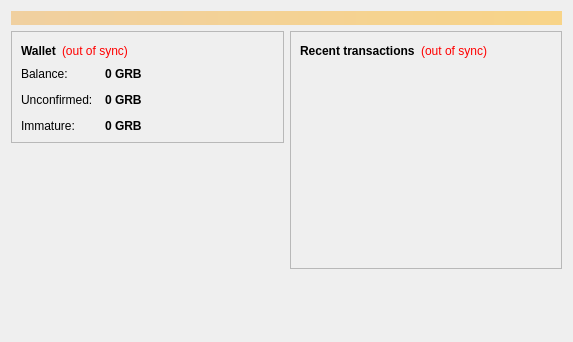
<?xml version="1.0" encoding="UTF-8"?>
<ui version="4.0">
 <class>OverviewPage</class>
 <widget class="QWidget" name="OverviewPage">
  <property name="geometry">
   <rect>
    <x>0</x>
    <y>0</y>
    <width>573</width>
    <height>342</height>
   </rect>
  </property>
  <property name="windowTitle">
   <string>Form</string>
  </property>
  <layout class="QVBoxLayout" name="topLayout">
   <item>
    <widget class="QLabel" name="labelAlerts">
     <property name="visible">
      <bool>false</bool>
     </property>
     <property name="styleSheet">
      <string notr="true">background-color: qlineargradient(x1: 0, y1: 0, x2: 1, y2: 0, stop:0 #F0D0A0, stop:1 #F8D488); color:#000000;</string>
     </property>
     <property name="wordWrap">
      <bool>true</bool>
     </property>
     <property name="margin">
      <number>3</number>
     </property>
    </widget>
   </item>
   <item>
    <layout class="QHBoxLayout" name="horizontalLayout" stretch="1,1">
     <item>
      <layout class="QVBoxLayout" name="verticalLayout_2">
       <item>
        <widget class="QFrame" name="frame">
         <property name="frameShape">
          <enum>QFrame::StyledPanel</enum>
         </property>
         <property name="frameShadow">
          <enum>QFrame::Raised</enum>
         </property>
         <layout class="QVBoxLayout" name="verticalLayout_4">
          <item>
           <layout class="QHBoxLayout" name="horizontalLayout_4">
            <item>
             <widget class="QLabel" name="label_5">
              <property name="font">
               <font>
                <weight>75</weight>
                <bold>true</bold>
               </font>
              </property>
              <property name="text">
               <string>Wallet</string>
              </property>
             </widget>
            </item>
            <item>
             <widget class="QLabel" name="labelWalletStatus">
              <property name="toolTip">
               <string>The displayed information may be out of date. Your wallet automatically synchronizes with the Gyarabium network after a connection is established, but this process has not completed yet.</string>
              </property>
              <property name="styleSheet">
               <string notr="true">QLabel { color: red; }</string>
              </property>
              <property name="text">
               <string notr="true">(out of sync)</string>
              </property>
              <property name="alignment">
               <set>Qt::AlignLeading|Qt::AlignLeft|Qt::AlignVCenter</set>
              </property>
             </widget>
            </item>
            <item>
             <spacer name="horizontalSpacer_2">
              <property name="orientation">
               <enum>Qt::Horizontal</enum>
              </property>
              <property name="sizeHint" stdset="0">
               <size>
                <width>40</width>
                <height>20</height>
               </size>
              </property>
             </spacer>
            </item>
           </layout>
          </item>
          <item>
           <layout class="QFormLayout" name="formLayout_2">
            <property name="fieldGrowthPolicy">
             <enum>QFormLayout::AllNonFixedFieldsGrow</enum>
            </property>
            <property name="horizontalSpacing">
             <number>12</number>
            </property>
            <property name="verticalSpacing">
             <number>12</number>
            </property>
            <item row="0" column="0">
             <widget class="QLabel" name="label">
              <property name="text">
               <string>Balance:</string>
              </property>
             </widget>
            </item>
            <item row="0" column="1">
             <widget class="QLabel" name="labelBalance">
              <property name="font">
               <font>
                <weight>75</weight>
                <bold>true</bold>
               </font>
              </property>
              <property name="cursor">
               <cursorShape>IBeamCursor</cursorShape>
              </property>
              <property name="toolTip">
               <string>Your current balance</string>
              </property>
              <property name="text">
               <string notr="true">0 GRB</string>
              </property>
              <property name="textInteractionFlags">
               <set>Qt::LinksAccessibleByMouse|Qt::TextSelectableByKeyboard|Qt::TextSelectableByMouse</set>
              </property>
             </widget>
            </item>
            <item row="1" column="0">
             <widget class="QLabel" name="label_3">
              <property name="text">
               <string>Unconfirmed:</string>
              </property>
             </widget>
            </item>
            <item row="1" column="1">
             <widget class="QLabel" name="labelUnconfirmed">
              <property name="font">
               <font>
                <weight>75</weight>
                <bold>true</bold>
               </font>
              </property>
              <property name="cursor">
               <cursorShape>IBeamCursor</cursorShape>
              </property>
              <property name="toolTip">
               <string>Total of transactions that have yet to be confirmed, and do not yet count toward the current balance</string>
              </property>
              <property name="text">
               <string notr="true">0 GRB</string>
              </property>
              <property name="textInteractionFlags">
               <set>Qt::LinksAccessibleByMouse|Qt::TextSelectableByKeyboard|Qt::TextSelectableByMouse</set>
              </property>
             </widget>
            </item>
            <item row="2" column="0">
             <widget class="QLabel" name="labelImmatureText">
              <property name="text">
               <string>Immature:</string>
              </property>
             </widget>
            </item>
            <item row="2" column="1">
             <widget class="QLabel" name="labelImmature">
              <property name="font">
               <font>
                <weight>75</weight>
                <bold>true</bold>
               </font>
              </property>
              <property name="toolTip">
               <string>Mined balance that has not yet matured</string>
              </property>
              <property name="text">
               <string notr="true">0 GRB</string>
              </property>
              <property name="textInteractionFlags">
               <set>Qt::LinksAccessibleByMouse|Qt::TextSelectableByKeyboard|Qt::TextSelectableByMouse</set>
              </property>
             </widget>
            </item>
           </layout>
          </item>
         </layout>
        </widget>
       </item>
       <item>
        <spacer name="verticalSpacer">
         <property name="orientation">
          <enum>Qt::Vertical</enum>
         </property>
         <property name="sizeHint" stdset="0">
          <size>
           <width>20</width>
           <height>40</height>
          </size>
         </property>
        </spacer>
       </item>
      </layout>
     </item>
     <item>
      <layout class="QVBoxLayout" name="verticalLayout_3">
       <item>
        <widget class="QFrame" name="frame_2">
         <property name="frameShape">
          <enum>QFrame::StyledPanel</enum>
         </property>
         <property name="frameShadow">
          <enum>QFrame::Raised</enum>
         </property>
         <layout class="QVBoxLayout" name="verticalLayout">
          <item>
           <layout class="QHBoxLayout" name="horizontalLayout_2">
            <item>
             <widget class="QLabel" name="label_4">
              <property name="text">
               <string>&lt;b&gt;Recent transactions&lt;/b&gt;</string>
              </property>
             </widget>
            </item>
            <item>
             <widget class="QLabel" name="labelTransactionsStatus">
              <property name="toolTip">
               <string>The displayed information may be out of date. Your wallet automatically synchronizes with the Gyarabium network after a connection is established, but this process has not completed yet.</string>
              </property>
              <property name="styleSheet">
               <string notr="true">QLabel { color: red; }</string>
              </property>
              <property name="text">
               <string notr="true">(out of sync)</string>
              </property>
              <property name="alignment">
               <set>Qt::AlignRight|Qt::AlignTrailing|Qt::AlignVCenter</set>
              </property>
             </widget>
            </item>
            <item>
             <spacer name="horizontalSpacer">
              <property name="orientation">
               <enum>Qt::Horizontal</enum>
              </property>
              <property name="sizeHint" stdset="0">
               <size>
                <width>40</width>
                <height>20</height>
               </size>
              </property>
             </spacer>
            </item>
           </layout>
          </item>
          <item>
           <widget class="QListView" name="listTransactions">
            <property name="styleSheet">
             <string notr="true">QListView { background: transparent; }</string>
            </property>
            <property name="frameShape">
             <enum>QFrame::NoFrame</enum>
            </property>
            <property name="verticalScrollBarPolicy">
             <enum>Qt::ScrollBarAlwaysOff</enum>
            </property>
            <property name="horizontalScrollBarPolicy">
             <enum>Qt::ScrollBarAlwaysOff</enum>
            </property>
            <property name="selectionMode">
             <enum>QAbstractItemView::NoSelection</enum>
            </property>
           </widget>
          </item>
         </layout>
        </widget>
       </item>
       <item>
        <spacer name="verticalSpacer_2">
         <property name="orientation">
          <enum>Qt::Vertical</enum>
         </property>
         <property name="sizeHint" stdset="0">
          <size>
           <width>20</width>
           <height>40</height>
          </size>
         </property>
        </spacer>
       </item>
      </layout>
     </item>
    </layout>
   </item>
  </layout>
 </widget>
 <resources/>
 <connections/>
</ui>
